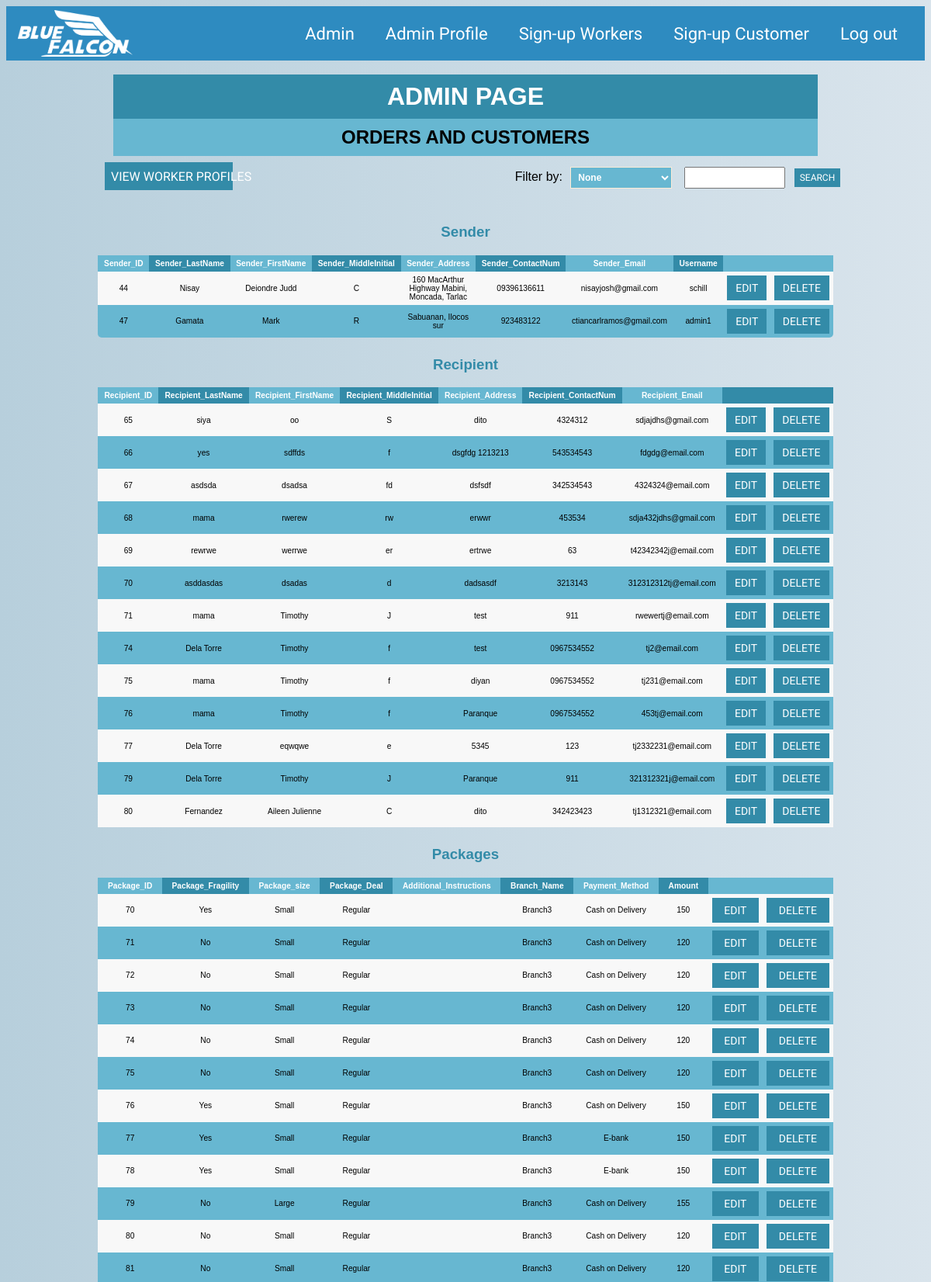
/admin.php (signed in, upper part), run on the app's committed database.
### tables this page shows
CREATE TABLE `sender` (
  `Sender_ID` int(11) NOT NULL,
  `Sender_LastName` varchar(256) NOT NULL,
  `Sender_FirstName` varchar(256) NOT NULL,
  `Sender_MiddleInitial` varchar(2) NOT NULL,
  `Sender_Address` varchar(256) NOT NULL,
  `Sender_ContactNum` varchar(255) NOT NULL,
  `Sender_Email` varchar(256) NOT NULL,
  `Username` varchar(256) NOT NULL
);

CREATE TABLE `recipient` (
  `Recipient_ID` int(11) NOT NULL,
  `Recipient_LastName` varchar(20) NOT NULL,
  `Recipient_FirstName` varchar(20) NOT NULL,
  `Recipient_MiddleInitial` char(2) DEFAULT NULL,
  `Recipient_Address` varchar(256) NOT NULL,
  `Recipient_ContactNum` varchar(255) NOT NULL,
  `Recipient_Email` varchar(256) NOT NULL
);

CREATE TABLE `package` (
  `Package_ID` int(11) NOT NULL,
  `Package_Fragility` varchar(255) NOT NULL,
  `Package_size` varchar(255) NOT NULL,
  `Package_Deal` varchar(255) NOT NULL,
  `Additional_Instructions` varchar(255) NOT NULL,
  `Branch_Name` varchar(255) DEFAULT NULL,
  `Payment_Method` varchar(255) NOT NULL,
  `Amount` int(11) NOT NULL
);

### admin.php (the view, shortened to what the rows shown need)
<html>
	<head>
		<?php
			include_once 'header.php';
		 ?>
	   <?php
	    	$myAdminCheck=0;
			if ($myAdminCheck == 1) {
				echo "<center><h3>You are not allowed access to this page.</h3>";
				echo "<button class=\"signbutton\"onclick=\"location.href='homepage.php'\">Go back to homepage</button></center>";
			}
			else{
	    ?>
	</head>
	<body>
		<br>
		<h1>ADMIN PAGE</h1>
		<h2>ORDERS AND CUSTOMERS</h2>
			<?php $filternow=0;
				if(!isset($_POST["filter"]) || isset($_POST["filter"])){
					if(!isset($_POST["filter"]) || $_POST["filter"] == "None"){
						$filternow=0;?>
			<?php
			}
			}
			?>
	<?php if ( ($_SESSION["entity"] === "SuperAdmin") ){ ?>
		<div id="Sender">
			<h3>Sender</h3>
			<table id="orderstable" class="orderstable">
				<tr>
					<th>Sender_ID</th>
					<th>Sender_LastName</th>
					<th>Sender_FirstName</th>
					<th>Sender_MiddleInitial</th>
					<th>Sender_Address</th>
					<th>Sender_ContactNum</th>
					<th>Sender_Email</th>
					<th>Username</th>
					<th colspan=2></th>
				</tr>
				<?php
							require 'includes\dbh.inc.php';
							if($filternow ==1){
								$sql = "SELECT * from Sender where Sender_ID IN (".implode(',', $Sender_ID).")";
							}else{
								$sql = "SELECT * from Sender";
							}
							$result = $conn-> query($sql) or die($conn->error);
							if ($result-> num_rows >0) {
								while ($row = $result-> fetch_assoc()) {
									echo "<tr>
											<td>". $row["Sender_ID"]."</td>
											<td>". $row["Sender_LastName"]."</td>
											<td>". $row["Sender_FirstName"]."</td>
											<td>". $row["Sender_MiddleInitial"]."</td>
											<td>". $row["Sender_Address"]."</td>
											<td>". $row["Sender_ContactNum"]."</td>
											<td>". $row["Sender_Email"]."</td>
											<td>". $row["Username"]."</td>
											<td><button onclick=\"location.href='./editprofile.php?Sender_ID=".$row['Sender_ID']."'\">Edit</button></td>
											<td><button onclick=\"location.href='./deleteorder.php?Sender_ID=".$row['Sender_ID']."'\">Delete</button></td>
											</tr>";
								}
								echo "</table";
							}
							else {
								echo "<tr><td colspan=\"9\">There are 0 results.</td></tr>";
							}
							$conn -> close();
				?>
			</table>
		</div>
		<div id="Recipient">
			<h3>Recipient</h3>
			<table id="orderstable" class="orderstable">
				<tr>
					<th>Recipient_ID</th>
					<th>Recipient_LastName</th>
					<th>Recipient_FirstName</th>
					<th>Recipient_MiddleInitial</th>
					<th>Recipient_Address</th>
					<th>Recipient_ContactNum</th>
					<th>Recipient_Email</th>
					<th colspan=2></th>
				</tr>
				<?php
							require 'includes\dbh.inc.php';
							if($filternow ==1){
								$sql = "SELECT * from Recipient where Recipient_ID IN (" . implode(',', $Recipient_ID) . ")";
							}else{
								$sql = "SELECT * from Recipient";
							}
							$result = $conn-> query($sql) or die($conn->error);
							if ($result-> num_rows >0) {
								while ($row = $result-> fetch_assoc()) {
									echo "<tr>
											<td>". $row["Recipient_ID"]."</td>
											<td>". $row["Recipient_LastName"]."</td>
											<td>". $row["Recipient_FirstName"]."</td>
											<td>". $row["Recipient_MiddleInitial"]."</td>
											<td>". $row["Recipient_Address"]."</td>
											<td>". $row["Recipient_ContactNum"]."</td>
											<td>". $row["Recipient_Email"]."</td>
											<td><button onclick=\"location.href='./editorder.php?Recipient_ID=".$row['Recipient_ID']."'\">Edit</button></td>
											<td><button onclick=\"location.href='./deleteorder.php?Recipient_ID=".$row['Recipient_ID']."'\">Delete</button></td>
											</tr>";
								}
								echo "</table>";
							}
							else {
								echo "<tr><td colspan=\"8\">There are 0 results.</td></tr>";
							}
							$conn -> close();
				?>
			</table>
		</div>
		<div id="Package">
			<h3>Packages</h3>
			<table id="orderstable" class="orderstable">
				<tr>
					<th>Package_ID</th>
					<th>Package_Fragility</th>
					<th>Package_size</th>
					<th>Package_Deal</th>
					<th>Additional_Instructions</th>
					<th>Branch_Name</th>
					<th>Payment_Method</th>
					<th>Amount</th>
					<th colspan=2></th>
				</tr>
				<?php
							require 'includes\dbh.inc.php';
							if($filternow ==1){
								$sql = "SELECT * from Package where Package_ID IN (" . implode(',', $Package_ID) . ")";
							}else{
								$sql = "SELECT * from Package";
							}
							$result = $conn-> query($sql) or die($conn->error);
							if ($result-> num_rows >0) {
								while ($row = $result-> fetch_assoc()) {
									echo "<tr>
										<td>". $row["Package_ID"]."</td>
										<td>". $row["Package_Fragility"]."</td>
										<td>". $row["Package_size"]."</td>
										<td>". $row["Package_Deal"] ."</td>
										<td>". $row["Additional_Instructions"] ."</td>
										<td>". $row["Branch_Name"] ."</td>
										<td>". $row["Payment_Method"] ."</td>
										<td>". $row["Amount"] ."</td>
											<td><button onclick=\"location.href='./editorder.php?Package_ID=".$row['Package_ID']."'\">Edit</button></td>
											<td><button onclick=\"location.href='./deleteorder.php?Package_ID=".$row['Package_ID']."'\">Delete</button></td>
											</tr>";
								}
								echo "</table";
							}
							else {
								echo "<tr><td colspan=\"9\">There are 0 results.</td></tr>";
							}
							$conn -> close();
				?>
			</table>
		</div>
		<div id="Tracker">
			<h3>Tracker</h3>
			<table id="orderstable" class="orderstable">
				<tr>
					<th>Package_ID</th>
					<th>Sender_ID</th>
					<th>Recipient_ID</th>
					<th>Rider_ID</th>
					<th>Tracking_Number</th>
					<th>ETA</th>
					<th>Tracker_Date</th>
					<th>Tracker_Status</th>
					<th colspan=2></th>
				</tr>
				<?php
							require 'includes\dbh.inc.php';
	 						if($filternow ==1){
								$sql = "SELECT * from tracker where Package_ID IN (" . implode(',', $Package_ID) . ")";
							}else{
								$sql = "SELECT * from tracker";
							}
							$result = $conn-> query($sql) or die($conn->error);
							if ($result-> num_rows >0) {
								while ($row = $result-> fetch_assoc()) {
									echo "<tr>
											<td>". $row["Package_ID"]."</td>
											<td>". $row["Sender_ID"]."</td>
											<td>". $row["Recipient_ID"]."</td>
											<td>". $row["Rider_ID"]."</td>
											<td>". $row["Tracking_Number"]."</td>
											<td>". $row["ETA"]."</td>
											<td>". $row["Tracker_Date"]."</td>
											<td>". $row["Tracker_Status"]."</td>
											<td><button onclick=\"location.href='./editorder.php?Package_ID=".$row['Package_ID']."'\">Edit</button></td>
											<td><button onclick=\"location.href='./deleteorder.php?Package_ID=".$row['Package_ID']."'\">Delete</button></td>
											</tr>";
								}
								echo "</table";
							}
							else {
								echo "<tr><td colspan=\"9\">There are 0 results.</td></tr>";
							}
							$conn -> close();
				?>
			</table>
		</div>
			<center>
				<button onclick="location.href='./myShippingAdmin.php'" id="add">Add new order</button>
			</center>
	<?php }
	else{
		require 'includes\dbh.inc.php';
		$Username = $_SESSION['username'];
		$sql = "SELECT Branch_Name FROM manager WHERE Username='".$Username."';";
		$result = $conn-> query($sql) or die($conn->error);
		if ($result-> num_rows >0) {
			while ($row = $result-> fetch_assoc()) {
				$Branch_Name = $row["Branch_Name"];
			}
		}
		require 'includes\dbh.inc.php';
		$Package_IDa = array();
		$Sender_IDa = array();
		$Recipient_IDa = array();
		$sql = "SELECT Package_ID FROM package WHERE Branch_Name='".$Branch_Name."';";
		$result = $conn-> query($sql) or die($conn->error);
		if ($result-> num_rows >0) {
			while ($row = $result-> fetch_assoc()) {
				array_push($Package_IDa, $row["Package_ID"]);
			}
		}
		else{
			array_push($Package_IDa, "0");
		}
		foreach ($Package_IDa as $x){
			require 'includes\dbh.inc.php';
			$sql = "SELECT Sender_ID, Recipient_ID FROM tracker WHERE Package_ID='".$x."';";;
			$result = $conn-> query($sql) or die($conn->error);
			if ($result-> num_rows >0) {
				while ($row = $result-> fetch_assoc()) {
					array_push($Sender_IDa, $row["Sender_ID"]);
					array_push($Recipient_IDa, $row["Recipient_ID"]);
				}
			}
			else{
				array_push($Sender_IDa, "0");
				array_push($Recipient_IDa, "0");
			}
		}
			$Sender_IDarr = array();
			$Recipient_IDarr = array();
			$Package_IDarr = array();
		if($filternow == 1){
			if($_POST['filter'] == "Sender_ID" || $_POST['filter'] == "Sender_LastName" || $_POST['filter'] == "Sender_FirstName" || $_POST['filter'] == "Sender_MiddleInitial" || $_POST['filter'] == "Sender_Address" || $_POST['filter'] == "Sender_ContactNum" || $_POST['filter'] == "Sender_Email" || $_POST['filter'] == "Username"){
				if(in_array("0", $Sender_ID)){
					array_push($Sender_IDarr, "0");
				}else{
					$Sender_IDarr = array_intersect($Sender_IDa, $Sender_ID);
					if(empty($Sender_IDarr)){
						array_push($Sender_IDarr, "0");
					}
				}
				if(in_array("0", $Recipient_ID)){
					array_push($Recipient_IDarr, "0");
				}else{
					$Recipient_IDarr = array_intersect($Recipient_IDa, $Recipient_ID);
					if(empty($Recipient_IDarr)){
						array_push($Recipient_IDarr, "0");
					}
				}
				if(in_array("0", $Package_ID)){
					array_push($Package_IDarr, "0");
				}else{
					$Package_IDarr = array_intersect($Package_IDa, $Package_ID);
					if(empty($Package_IDarr)){
						array_push($Package_IDarr, "0");
					}
				}
			}else{
				if(in_array("0", $Package_ID)){
					array_push($Package_IDarr, "0");
				}else{
					$Package_IDarr = array_intersect($Package_IDa, $Package_ID);
					if(empty($Package_IDarr)){
						array_push($Package_IDarr, "0");
					}
				}
				if(in_array("0", $Package_IDarr)){
					array_push($Sender_IDarr, "0");
					array_push($Recipient_IDarr, "0");
				}
				else{
					if(in_array("0", $Sender_ID)){
						array_push($Sender_IDarr, "0");
					}else{
						$Sender_IDarr = array_intersect($Sender_IDa, $Sender_ID);
						if(empty($Sender_IDarr)){
							array_push($Sender_IDarr, "0");
						}
					}
					if(in_array("0", $Recipient_ID)){
						array_push($Recipient_IDarr, "0");
					}else{
						$Recipient_IDarr = array_intersect($Recipient_IDa, $Recipient_ID);
						if(empty($Recipient_IDarr)){
							array_push($Recipient_IDarr, "0");
						}
					}
				}
			}
		}else{
			$Sender_IDarr = $Sender_IDa;
			$Recipient_IDarr = $Recipient_IDa;
			$Package_IDarr = $Package_IDa;
		}
	?>
		<div id="Sender">
			<table id="orderstable" class="orderstable">
				<tr>
					<th>Sender_ID</th>
					<th>Sender_LastName</th>
					<th>Sender_FirstName</th>
					<th>Sender_MiddleInitial</th>
					<th>Sender_Address</th>
					<th>Sender_ContactNum</th>
					<th>Sender_Email</th>
					<th>Username</th>
					<th colspan=2></th>
				</tr>
				<?php
					require 'includes\dbh.inc.php';
					$sql = "SELECT * from sender where Sender_ID IN (" . implode(',', $Sender_IDarr). ")";
					$result = $conn-> query($sql) or die($conn->error);
					if ($result-> num_rows >0) {
						while ($row = $result-> fetch_assoc()) {
							echo "<tr>
									<td>". $row["Sender_ID"]."</td>
									<td>". $row["Sender_LastName"]."</td>
									<td>". $row["Sender_FirstName"]."</td>
									<td>". $row["Sender_MiddleInitial"]."</td>
									<td>". $row["Sender_Address"]."</td>
									<td>". $row["Sender_ContactNum"]."</td>
									<td>". $row["Sender_Email"]."</td>
									<td>". $row["Username"]."</td>
									<td><button onclick=\"location.href='./editprofile.php?Sender_ID=".$row['Sender_ID']."'\">Edit</button></td>
									<td><button onclick=\"location.href='./deleteorder.php?Sender_ID=".$row['Sender_ID']."'\">Delete</button></td>
									</tr>";
						}
						echo "</table";
					}
					else {
						echo "<tr><td colspan=\"9\">There are 0 results.</td></tr>";
					}
				?>
			</table>
		</div>
		<div id="Recipient">
			<table id="orderstable" class="orderstable">
				<tr>
					<th>Recipient_ID</th>
					<th>Recipient_LastName</th>
					<th>Recipient_FirstName</th>
					<th>Recipient_MiddleInitial</th>
					<th>Recipient_Address</th>
					<th>Recipient_ContactNum</th>
					<th>Recipient_Email</th>
					<th colspan=2></th>
				</tr>
				<?php
					require 'includes\dbh.inc.php';
					$sql = "SELECT * from Recipient where Recipient_ID IN (" . implode(',', $Recipient_IDarr) . ")";
					$result = $conn-> query($sql) or die($conn->error);
					if ($result-> num_rows >0) {
						while ($row = $result-> fetch_assoc()) {
							echo "<tr>
									<td>". $row["Recipient_ID"]."</td>
									<td>". $row["Recipient_LastName"]."</td>
									<td>". $row["Recipient_FirstName"]."</td>
									<td>". $row["Recipient_MiddleInitial"]."</td>
									<td>". $row["Recipient_Address"]."</td>
									<td>". $row["Recipient_ContactNum"]."</td>
									<td>". $row["Recipient_Email"]."</td>
									<td><button onclick=\"location.href='./editorder.php?Recipient_ID=".$row['Recipient_ID']."'\">Edit</button></td>
									<td><button onclick=\"location.href='./deleteorder.php?Recipient_ID=".$row['Recipient_ID']."'\">Delete</button></td>
									</tr>";
						}
						echo "</table>";
					}
					else {
						echo "<tr><td colspan=\"8\">There are 0 results.</td></tr>";
					}
				?>
		</div>
		<div id="Package">
			<table id="orderstable" class="orderstable">
				<tr>
					<th>Package_ID</th>
					<th>Package_Fragility</th>
					<th>Package_size</th>
					<th>Package_Deal</th>
					<th>Additional_Instructions</th>
					<th>Branch_Name</th>
					<th>Payment_Method</th>
					<th>Amount</th>
					<th colspan=2></th>
				</tr>
				<?php
					require 'includes\dbh.inc.php';
					$sql = "SELECT * from Package where Package_ID IN (" . implode(',', $Package_IDarr) . ")";
					$result = $conn-> query($sql) or die($conn->error);
					if ($result-> num_rows >0) {
						while ($row = $result-> fetch_assoc()) {
							echo "<tr>
								<td>". $row["Package_ID"]."</td>
								<td>". $row["Package_Fragility"]."</td>
								<td>". $row["Package_size"]."</td>
								<td>". $row["Package_Deal"] ."</td>
								<td>". $row["Additional_Instructions"] ."</td>
								<td>". $row["Branch_Name"] ."</td>
								<td>". $row["Payment_Method"] ."</td>
								<td>". $row["Amount"] ."</td>
									<td><button onclick=\"location.href='./editorder.php?Package_ID=".$row['Package_ID']."'\">Edit</button></td>
									<td><button onclick=\"location.href='./deleteorder.php?Package_ID=".$row['Package_ID']."'\">Delete</button></td>
									</tr>";
						}
						echo "</table";
					}
					else {
						echo "<tr><td colspan=\"9\">There are 0 results.</td></tr>";
					}
				?>
			</table>
		</div>
	</body>
	<?php
		}
		}
		include_once 'footer.php';
	 ?>
</html>

### data on the page
sender: Sender_ID "44", Sender_LastName "Nisay", Sender_FirstName "Deiondre Judd", Sender_MiddleInitial "C", Sender_Address "160 MacArthur Highway Mabini, Moncada, Tarlac", Sender_ContactNum "09396136611", Sender_Email "nisayjosh@gmail.com", Username "schill"
sender: Sender_ID "47", Sender_LastName "Gamata", Sender_FirstName "Mark", Sender_MiddleInitial "R", Sender_Address "Sabuanan, Ilocos sur", Sender_ContactNum "923483122", Sender_Email "ctiancarlramos@gmail.com", Username "admin1"
recipient: Recipient_ID "65", Recipient_LastName "siya", Recipient_FirstName "oo", Recipient_MiddleInitial "S", Recipient_Address "dito", Recipient_ContactNum "4324312", Recipient_Email "sdjajdhs@gmail.com"
recipient: Recipient_ID "66", Recipient_LastName "yes", Recipient_FirstName "sdffds", Recipient_MiddleInitial "f", Recipient_Address "dsgfdg 1213213", Recipient_ContactNum "543534543", Recipient_Email "fdgdg@email.com"
recipient: Recipient_ID "67", Recipient_LastName "asdsda", Recipient_FirstName "dsadsa", Recipient_MiddleInitial "fd", Recipient_Address "dsfsdf", Recipient_ContactNum "342534543", Recipient_Email "4324324@email.com"
recipient: Recipient_ID "68", Recipient_LastName "mama", Recipient_FirstName "rwerew", Recipient_MiddleInitial "rw", Recipient_Address "erwwr", Recipient_ContactNum "453534", Recipient_Email "sdja432jdhs@gmail.com"
recipient: Recipient_ID "69", Recipient_LastName "rewrwe", Recipient_FirstName "werrwe", Recipient_MiddleInitial "er", Recipient_Address "ertrwe", Recipient_ContactNum "63", Recipient_Email "t42342342j@email.com"
recipient: Recipient_ID "70", Recipient_LastName "asddasdas", Recipient_FirstName "dsadas", Recipient_MiddleInitial "d", Recipient_Address "dadsasdf", Recipient_ContactNum "3213143", Recipient_Email "312312312tj@email.com"
recipient: Recipient_ID "71", Recipient_LastName "mama", Recipient_FirstName "Timothy", Recipient_MiddleInitial "J", Recipient_Address "test", Recipient_ContactNum "911", Recipient_Email "rwewertj@email.com"
recipient: Recipient_ID "74", Recipient_LastName "Dela Torre", Recipient_FirstName "Timothy", Recipient_MiddleInitial "f", Recipient_Address "test", Recipient_ContactNum "0967534552", Recipient_Email "tj2@email.com"
recipient: Recipient_ID "75", Recipient_LastName "mama", Recipient_FirstName "Timothy", Recipient_MiddleInitial "f", Recipient_Address "diyan", Recipient_ContactNum "0967534552", Recipient_Email "tj231@email.com"
recipient: Recipient_ID "76", Recipient_LastName "mama", Recipient_FirstName "Timothy", Recipient_MiddleInitial "f", Recipient_Address "Paranque", Recipient_ContactNum "0967534552", Recipient_Email "453tj@email.com"
recipient: Recipient_ID "77", Recipient_LastName "Dela Torre", Recipient_FirstName "eqwqwe", Recipient_MiddleInitial "e", Recipient_Address "5345", Recipient_ContactNum "123", Recipient_Email "tj2332231@email.com"
recipient: Recipient_ID "79", Recipient_LastName "Dela Torre", Recipient_FirstName "Timothy", Recipient_MiddleInitial "J", Recipient_Address "Paranque", Recipient_ContactNum "911", Recipient_Email "321312321j@email.com"
recipient: Recipient_ID "80", Recipient_LastName "Fernandez", Recipient_FirstName "Aileen Julienne", Recipient_MiddleInitial "C", Recipient_Address "dito", Recipient_ContactNum "342423423", Recipient_Email "tj1312321@email.com"
package: Package_ID "70", Package_Fragility "Yes", Package_size "Small", Package_Deal "Regular", Branch_Name "Branch3", Payment_Method "Cash on Delivery", Amount "150"
package: Package_ID "71", Package_Fragility "No", Package_size "Small", Package_Deal "Regular", Branch_Name "Branch3", Payment_Method "Cash on Delivery", Amount "120"
package: Package_ID "72", Package_Fragility "No", Package_size "Small", Package_Deal "Regular", Branch_Name "Branch3", Payment_Method "Cash on Delivery", Amount "120"
package: Package_ID "73", Package_Fragility "No", Package_size "Small", Package_Deal "Regular", Branch_Name "Branch3", Payment_Method "Cash on Delivery", Amount "120"
package: Package_ID "74", Package_Fragility "No", Package_size "Small", Package_Deal "Regular", Branch_Name "Branch3", Payment_Method "Cash on Delivery", Amount "120"
package: Package_ID "75", Package_Fragility "No", Package_size "Small", Package_Deal "Regular", Branch_Name "Branch3", Payment_Method "Cash on Delivery", Amount "120"
package: Package_ID "76", Package_Fragility "Yes", Package_size "Small", Package_Deal "Regular", Branch_Name "Branch3", Payment_Method "Cash on Delivery", Amount "150"
package: Package_ID "77", Package_Fragility "Yes", Package_size "Small", Package_Deal "Regular", Branch_Name "Branch3", Payment_Method "E-bank", Amount "150"
package: Package_ID "78", Package_Fragility "Yes", Package_size "Small", Package_Deal "Regular", Branch_Name "Branch3", Payment_Method "E-bank", Amount "150"
package: Package_ID "79", Package_Fragility "No", Package_size "Large", Package_Deal "Regular", Branch_Name "Branch3", Payment_Method "Cash on Delivery", Amount "155"
package: Package_ID "80", Package_Fragility "No", Package_size "Small", Package_Deal "Regular", Branch_Name "Branch3", Payment_Method "Cash on Delivery", Amount "120"
package: Package_ID "81", Package_Fragility "No", Package_size "Small", Package_Deal "Regular", Branch_Name "Branch3", Payment_Method "Cash on Delivery", Amount "120"
